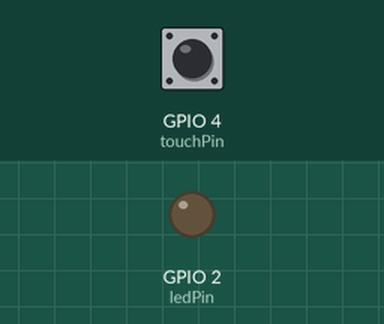
Bench run of a sketch on a simulated ESP32. Parts: output pins drawn as LEDs (lit = HIGH). Dashed ring = blinking. Inputs (shaded band) come from the test bench; at power-on: GPIO 4 (touchPin) HIGH.

Above: at 0.01 s.
At 1.2 s:
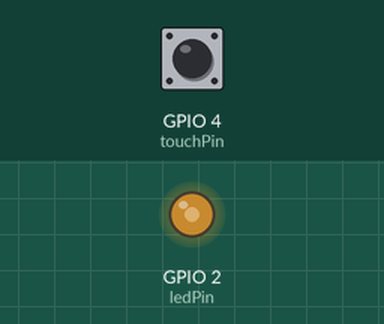
1.3 s: GPIO 4 (touchPin) pulsed LOW 5 times (0.12 s each, 0.3 s apart)
At 1.79 s:
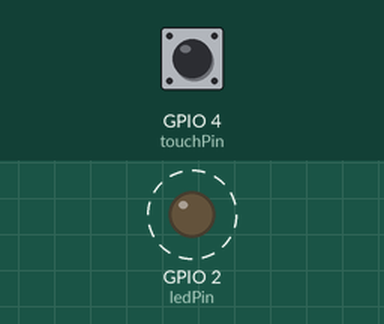
Timing chart, 0 to 4.3 s (numbered marks = the images above; inputs shaded):
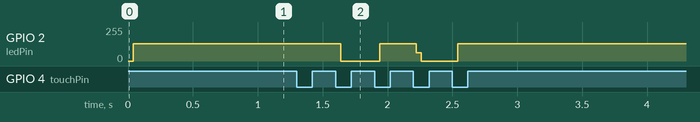

Measured:
- after the input at 1.3 s, GPIO 2 (ledPin): alternates 130/255 for 0.28 s and 0/255 for 0.31 s, 4 changes in all, then stays 130/255, starting after 0.34 s

The sketch:

HW3_GPIO_HOQUANGPHUC.ino
```cpp
const int touchPin = 4;
const int ledPin = 2;
int touchCounter = 0;
int touchState = 0;
int lastTouchState = 0;
unsigned long touchTime = 0;
unsigned long touchInterval = 500;
int ledstate = LOW;

void setup()
{
  pinMode(touchPin, INPUT);
  pinMode(ledPin, OUTPUT);

  Serial.begin(9600);
}

void loop()
{
  touchState = touchRead(touchPin);

  if (touchState < 15)
  {
    if (lastTouchState == 0)
    {
      unsigned long currentTime = millis();
      if (currentTime - touchTime < touchInterval)
      {
        touchCounter++;
      }
      touchTime = currentTime;
    }
    lastTouchState = 1;
  }
  else
  {
    lastTouchState = 0;
  }

  if (touchCounter % 2 == 0)
  {
    ledstate = !ledstate;
    digitalWrite(ledPin, ledstate);
  }
}
```
